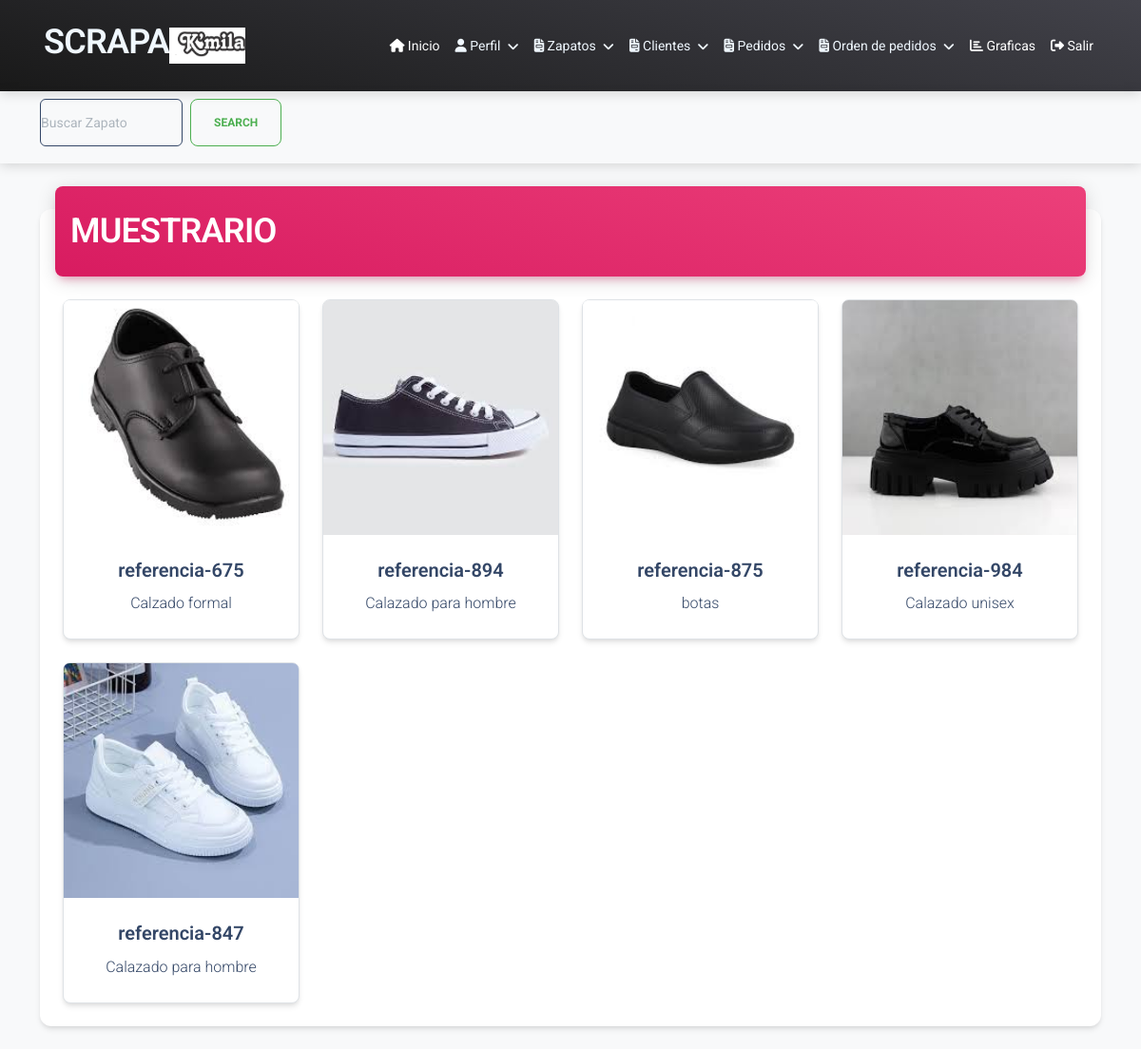
The page /zapato/ (signed in) on the database its author committed.
### usuairo/models.py (models this page shows, shortened)
class UserProfile(models.Model):
    user = models.OneToOneField(User, on_delete=models.CASCADE)
    logo = models.ImageField(upload_to='images/', blank=True, null=True)
    telefono = models.CharField(max_length=20, blank=True)
    correo = models.EmailField(blank=True)
    nombre_empresa = models.CharField(max_length=100,default='nombre')

class Zapato (models.Model):
    nombre=models.CharField(max_length=100)
    color=models.CharField(max_length=50)
    tipo = models.CharField(max_length=50, choices=TIPO_ZAPATO_CHOICES)
    user = models.ForeignKey(User , on_delete=models.CASCADE)
    foto= models.ImageField(upload_to='images/', null=True, blank=True)

### usuairo/views.py (the view)
# urls.py: path('zapato/',views.Zapatos,name='zapato'),
@login_required
def Zapatos(request):
    zapato=Zapato.objects.filter(user=request.user)
    return render(request,'zapato.html',{'Zapato':zapato})

### usuairo/templates/zapato.html (shortened to what this page needs)
{% extends "index.html" %}
{% block content  %}
<nav class="navbar navbar-expand-lg bg-body-tertiary justify-content-end">
  <div class="container-fluid justify-content-end">
    <div class="collapse navbar-collapse" id="navbar" style="height: 150spx; width: 200px;">
      <div class="container">
        <form class="d-flex " role="search"  action="{% url 'search_zapato' %}" method="GET"  style="width: 300px; height: 60px;">
          <input class="form-control me-2 border border-dark " style="border: black; width: 150px; height: 50px;" type="search" placeholder="Buscar Zapato " aria-label="Search" name="buscar">
          <button class="btn btn-outline-success"  style="height: 50px;" type="submit">Search</button>
        </form>
          </div>
      </div>
    </div>
</nav>
<div class="container mt-5">
  <div class="card my-4">
    <div class="card-header p-0 position-relative mt-n4 mx-3 z-index-2">
      <div class="bg-gradient-primary shadow-primary border-radius-lg pt-4 pb-3">
        <h2 class="text-white text-capitalize ps-3">MUESTRARIO</h2>
      </div>
    </div>
    <div class="card-body">
      <div class="row row-cols-1 row-cols-md-2 row-cols-lg-4 g-4">
        {% if Zapato %}
        {% for zapato in Zapato %}
        <div class="col">
          <a href="{% url 'Zapato_detail' zapato.id %}" style="text-decoration: none;">
            <div class="card h-100 border rounded-3">
              <img src="/media/{{ zapato.foto }}" class="card-img-top img-fluid rounded-top" alt="{{ zapato.nombre }}">
              <div class="card-body">
                <h5 class="card-title fw-bold text-center">{{ zapato.nombre }}</h5>
                <p class="card-text text-center mb-0">{{ zapato.tipo }}</p>
              </div>
            </div>
          </a>
        </div>
        {% endfor %}
      </div>
      {% else %}
      <p>No se encontraron resultados para la búsqueda.</p>
   {% endif %}
    </div>
  </div>
</div>
{% endblock  %}

### usuairo/templates/index.html (shortened to what this page needs)
<!DOCTYPE html>
{% load static %}
<html lang="en">
  <head>
<link href="{% static 'assets/css/nucleo-icons.css' %}" rel="stylesheet" />
<link href="{% static 'assets/css/nucleo-svg.css' %}" rel="stylesheet" />
<link id="pagestyle" href="{% static 'assets/css/material-dashboard.css' %}" rel="stylesheet" />
  </head>
  <body class="g-sidenav-show  bg-gray-100">
    <nav class="navbar navbar-expand-lg bg-gradient-dark navbar-dark fixed-start">
      <div class="container">
               <div>              <h2
                style="color: aliceblue;"  class="ms-1 font-weight-bold">SCRAPA</h2></div>
               {% if user.is_authenticated %}
               <div class="d-flex align-items-center ms-auto">
                   {% if user.userprofile.logo %}
                   <img src="{{ user.userprofile.logo.url }}" alt="Logo" class="user-logo" style="width: 80px; height: 80px; object-fit: contain; margin-right: 10px;">
                   {% endif %}
               </div>
           {% endif %}
          <div class="collapse navbar-collapse" id="navbarSupportedContent">
              <ul class="navbar-nav ms-auto">
                  {% if user.is_authenticated %}
                  <li class="nav-item">
                    <a class="nav-link active" href="/inicio">
                        <i class="fas fa-home"></i>
                        Inicio
                    </a>
                </li>
                <li class="nav-item dropdown">
                    <a class="nav-link dropdown-toggle" href="#" id="navbarDropdown"  style="color: aliceblue;" role="button" data-bs-toggle="dropdown" aria-expanded="false">
                        <i class="fas fa-user"></i>
                        Perfil
                    </a>
                </li>
                  <li class="nav-item dropdown">
                    <a class="nav-link dropdown-toggle" href="#" id="navbarDropdown"  style="color: aliceblue;" role="button" data-bs-toggle="dropdown" aria-expanded="false">
                        <i class="fas fa-file-invoice"></i>
                        Zapatos
                    </a>
                </li>
                  <li class="nav-item dropdown">
                    <a class="nav-link dropdown-toggle" href="#" id="navbarDropdown"  style="color: aliceblue;" role="button" data-bs-toggle="dropdown" aria-expanded="false">
                        <i class="fas fa-file-invoice"></i>
                        Clientes
                    </a>
                </li>
                <li class="nav-item dropdown">
                    <a class="nav-link dropdown-toggle" href="#" id="navbarDropdown"  style="color: aliceblue;" role="button" data-bs-toggle="dropdown" aria-expanded="false">
                        <i class="fas fa-file-invoice"></i>
                        Pedidos
                    </a>
                </li>
                  <li class="nav-item dropdown">
                    <a class="nav-link dropdown-toggle" href="#" id="navbarDropdown"  style="color: aliceblue;" role="button" data-bs-toggle="dropdown" aria-expanded="false">
                        <i class="fas fa-file-invoice"></i>
                        Orden de pedidos
                    </a>
                </li>
                <li class="nav-item">
                    <a class="nav-link active" href="/graficas">
                        <i class="fas fa-chart-bar"></i>
                        Graficas
                    </a>
                </li>
                  <li class="nav-item">
                      <a class="nav-link active" href="/logaut">
                          <i class="fas fa-sign-out-alt"></i>
                          Salir
                      </a>
                  </li>
                  {% endif %}
              </ul>
          </div>
      </div>
  </nav>
  </body>
 {% block content %}
    {% endblock %}
</html>

### rows shown on the page
Zapato: foto (picture), nombre "referencia-675", tipo "Calzado formal"
Zapato: foto (picture), nombre "referencia-894", tipo "Calazado para hombre"
Zapato: foto (picture), nombre "referencia-875", tipo "botas"
Zapato: foto (picture), nombre "referencia-984", tipo "Calazado unisex"
Zapato: foto (picture), nombre "referencia-847", tipo "Calazado para hombre"
